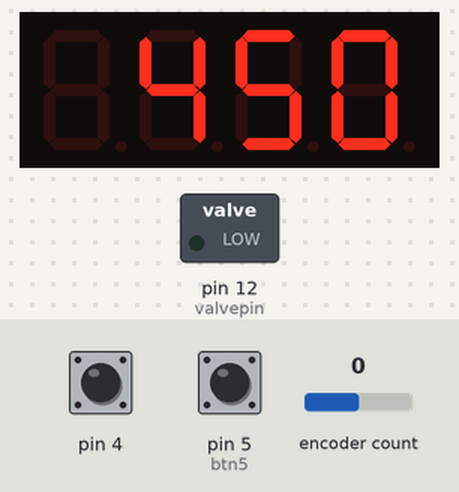
A sketch run on a simulated Arduino Uno, built with avr-gcc and run on an emulated ATmega328P. On the bench: 4-digit seven-segment display, switched loads named in the sketch (green lamp = pin HIGH). The test bench sets the inputs (shaded band); at power-on: encoder count 0, pin 5 (btn5) HIGH, pin 4 HIGH. At 2.8 s the program stops and its outputs stay as they are.

Above: at 1.2 s.
1.3 s: encoder count set to 1
At 2.5 s:
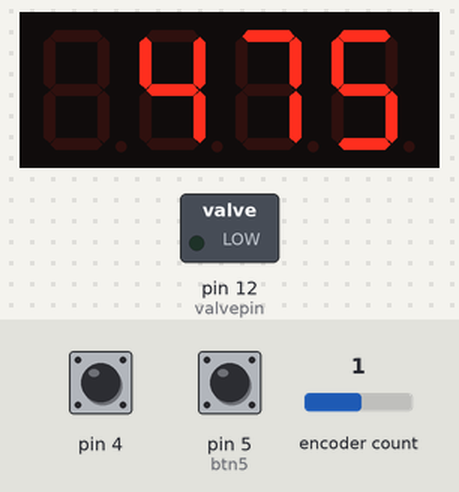
2.8 s: pin 5 (btn5) pulled LOW for 0.15 s
At 3.6 s:
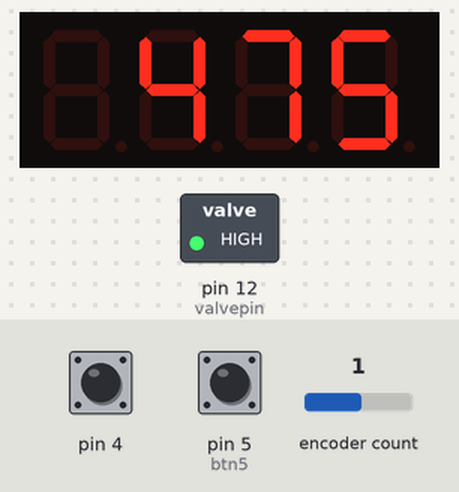
Timing chart, 0 to 4.3 s (numbered marks = the images above; inputs shaded):
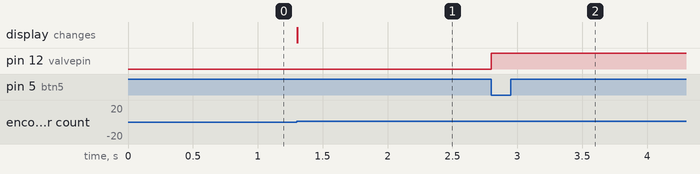

The sketch:

Dozer_semiauto_TM1637.ino
```cpp
#include <TimerMs.h>  //библ таймера
#include <EncButton.h> //библ энкодер-кнопка
#include <GyverTM1637.h> //библ индикатора
//объявл. констант
#define dtmin 100    // dtmax, dtmin - диапазон разрешенных значений времени, все в мсек
#define dtmax 4000   //время макс — для отладки 1 сек, фактически бывает до 4 секунд
#define pauz 200     //принуд. пауза после налива, защита от случ. нажатия
#define valvepin 12  //назначен вывод клапана
#define CLK 6
#define DIO 7
//настройки encbutton
#define EB_NO_FOR
#define EB_NO_COUNTER


GyverTM1637 disp(CLK, DIO);
//объявл. переменных
int stp = 25;   //stp инкремент в мсек на шаг
int dt = 450; // dt — заданное изначально время сработки таймера
TimerMs doz(dt, 0, 1); //инициализация таймера dt - уст время, 0 остановлен, 1 - режим "таймер" // (период, мсек ), (0 не запущен / 1 запущен), (режим: 0 период / 1 таймер)
EncButton eb(2, 3, 4); // энкодер на 2-3-4 пины
Button btn5(5, INPUT, LOW); // кнопка "старт" на 5 пин, режим внешняя подтяжка Input, Уровень срабатывания LOW

void setup() {
  //Serial.begin(115200);
  doz.setTimerMode(); //режим однократный обратный отсчет
  doz.stop(); // принудтельно стоп таймер
  //пишем значения нач конфигурации в порт для отладки:
  //Serial.println(String("dt: ") + dt + "; dtmin: " + dtmin + "; dtmax: " + dtmax + "; step: " + stp + "; pauz: " + pauz + ";");
  disp.clear();
  disp.brightness(7);  // яркость, 0 - 7 (минимум - максимум)
  disp.displayInt(dt);
  pinMode(valvepin, OUTPUT);  //настройка пина клапан на выход
  digitalWrite(valvepin, LOW); //сброс valvepin пина в 0

}

void loop() {
   eb.tick(); //опрос энкодера
   btn5.tick(); //опрос кнопки

      //обработка поворота энкодера
       if (eb.turn()) {
        switch (eb.pressing()) {  // условие нажато / не нажато
        case false: // простой поворот без нажатия - инкремент времени таймера
        time_increment();
         break;

         case true: //отработка поворота с нажатием
    //     Serial.println(String("Поворот с нажатием"));
         break;
      }
   }
    if (btn5.press()) {
      //Serial.println("Button press"); //вывод в отладку
      fill_timer(); //вызов подпрограммы наполнения "полуавтомат"
      }
}

//подпрограмма наполнения "полуавтомат"
void fill_timer() {
    doz.setTime(dt); //передаем в таймер текущее значение периода
    doz.start(); //запуск отсчета
    digitalWrite(valvepin, HIGH); //вкл клапан
    //Serial.println(String("Fill active: ") + doz.timeLeft()); //вывод в порт отладки
    while (doz.status() == true); //крутимся на месте ждем флаг окончания таймера
    digitalWrite(valvepin, LOW); // выкл клапан
    //Serial.println(String("Fill stopped")); //вывод в порт отладки
    doz.setTime(pauz); // пауза pauz мсек от быстрого повторного нажатия кнопки
    doz.start(); // запуск таймера на pauz мсек
    //Serial.println(String("pauz пуск: ") + doz.timeLeft());
    while (doz.status() == true); //крутимся на месте ждем флаг окончания таймера
    //Serial.println(String("pauz всё")); //вывод в порт отладки
}

// подпрограмма настройки времени энкодером
void time_increment() {

        stp = (dt > 975) ? 100 : 25; //шаг инкремента зависит от значения времени сработки
        dt += stp * eb.dir(); //изменяем период на инкремент со знаком направления вращения энкодера
      //  Serial.println(String("dt before: ") + dt); //вывод отладки до расчета
        dt = (dt < dtmin) ? (dtmin) : dt; // условие меньше меньшего
        dt = (dt > dtmax) ? (dtmax) : dt; //условие больше большего
        //Serial.println(String("dt after: ") + dt); //вывод отладки после расчета
        disp.clear();
        disp.displayInt(dt);

}
```

Measured:
- after the input at 1.3 s, the display: changes at once (image 1)
- after the input at 2.8 s, pin 12 (valvepin): LOW → HIGH at once
